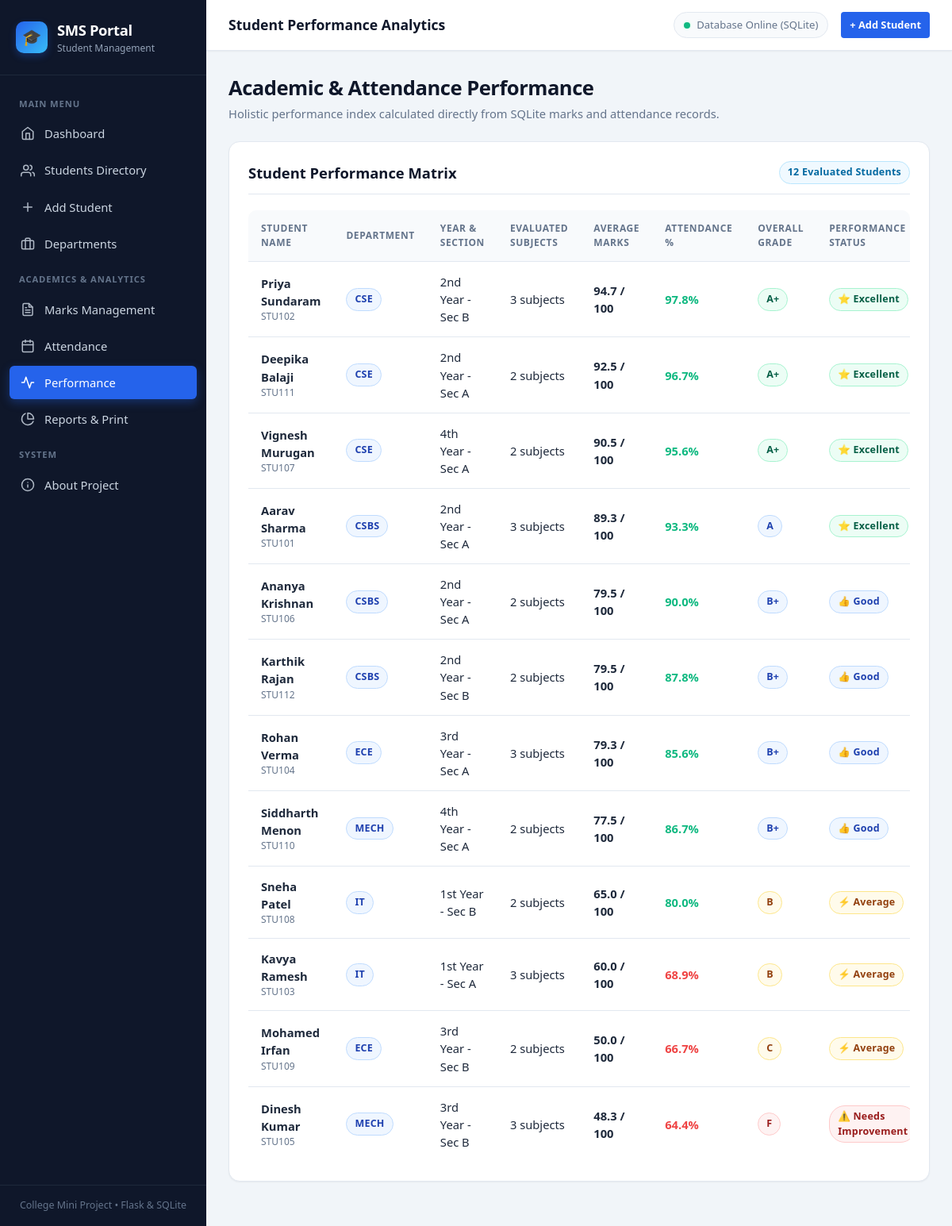
Screenshot of /performance with the database file from the repository.
### tables this page shows
CREATE TABLE students (
            student_id TEXT PRIMARY KEY,
            name TEXT NOT NULL,
            email TEXT NOT NULL UNIQUE,
            phone TEXT NOT NULL,
            gender TEXT NOT NULL,
            dob TEXT NOT NULL,
            department TEXT NOT NULL,
            year TEXT NOT NULL,
            section TEXT NOT NULL,
            address TEXT,
            admission_year TEXT NOT NULL,
            created_at TIMESTAMP DEFAULT CURRENT_TIMESTAMP,
            FOREIGN KEY (department) REFERENCES departments (department_id) ON UPDATE CASCADE
        );

### app.py (the view)
@app.route("/performance")
def performance_view():
    conn = get_db_connection()
    cursor = conn.cursor()
    cursor.execute("""
        SELECT s.student_id, s.name, s.department, s.year, s.section,
               COUNT(m.mark_id) as subjects_evaluated,
               COALESCE(AVG(m.total_mark), 0) as avg_marks,
               COALESCE(a.attendance_percentage, 0) as attendance_pct
        FROM students s
        LEFT JOIN marks m ON s.student_id = m.student_id
        LEFT JOIN attendance a ON s.student_id = a.student_id
        GROUP BY s.student_id
        ORDER BY avg_marks DESC
    """)
    rows = cursor.fetchall()
    performance_data = []
    for r in rows:
        avg_m = round(r["avg_marks"], 1)
        att_p = round(r["attendance_pct"], 1)
        grade = calculate_grade(avg_m) if r["subjects_evaluated"] > 0 else "N/A"
        status = calculate_performance_status(avg_m, att_p) if r["subjects_evaluated"] > 0 else "Incomplete"
        performance_data.append({
            "student_id": r["student_id"],
            "name": r["name"],
            "department": r["department"],
            "year": r["year"],
            "section": r["section"],
            "subjects_evaluated": r["subjects_evaluated"],
            "avg_marks": avg_m,
            "attendance_pct": att_p,
            "grade": grade,
            "status": status
        })
    conn.close()
    return render_template("performance.html", performance=performance_data)

### database/db.py (called while the page is built)
def get_db_connection():
    conn = sqlite3.connect(DB_PATH)
    conn.row_factory = sqlite3.Row
    conn.execute("PRAGMA foreign_keys = ON")
    return conn

def calculate_grade(total_mark):
    if total_mark >= 90:
        return "A+"
    elif total_mark >= 80:
        return "A"
    elif total_mark >= 70:
        return "B+"
    elif total_mark >= 60:
        return "B"
    elif total_mark >= 50:
        return "C"
    else:
        return "F"

def calculate_performance_status(avg_marks, attendance_pct):
    if avg_marks >= 85 and attendance_pct >= 85:
        return "Excellent"
    elif avg_marks >= 70 and attendance_pct >= 75:
        return "Good"
    elif avg_marks >= 50 and attendance_pct >= 65:
        return "Average"
    else:
        return "Needs Improvement"

### templates/performance.html (shortened to what this page needs)
{% extends "base.html" %}
{% block page_heading %}Student Performance Analytics{% endblock %}
{% block content %}
<div class="page-header">
  <div>
    <h1>Academic & Attendance Performance</h1>
    <p>Holistic performance index calculated directly from SQLite marks and attendance records.</p>
  </div>
</div>
<div class="card">
  <div class="card-header">
    <h3>Student Performance Matrix</h3>
    <span class="badge badge-info">{{ performance|length }} Evaluated Students</span>
  </div>
  <div class="table-responsive">
    <table class="custom-table">
      <thead>
        <tr>
          <th>Student Name</th>
          <th>Department</th>
          <th>Year & Section</th>
          <th>Evaluated Subjects</th>
          <th>Average Marks</th>
          <th>Attendance %</th>
          <th>Overall Grade</th>
          <th>Performance Status</th>
        </tr>
      </thead>
      <tbody>
        {% for p in performance %}
        <tr>
          <td>
            <strong>{{ p.name }}</strong>
            <div style="font-size: 0.75rem; color: var(--text-muted);">{{ p.student_id }}</div>
          </td>
          <td>
            <span class="badge badge-primary">{{ p.department }}</span>
          </td>
          <td>{{ p.year }} - Sec {{ p.section }}</td>
          <td>{{ p.subjects_evaluated }} subjects</td>
          <td>
            <strong>{{ p.avg_marks }} / 100</strong>
          </td>
          <td>
            <strong style="color: {% if p.attendance_pct >= 75 %}var(--success){% else %}var(--danger){% endif %};">
              {{ p.attendance_pct }}%
            </strong>
          </td>
          <td>
            {% if p.grade == 'A+' %}
              <span class="badge badge-success">{{ p.grade }}</span>
            {% elif p.grade in ['A', 'B+'] %}
              <span class="badge badge-primary">{{ p.grade }}</span>
            {% elif p.grade in ['B', 'C'] %}
              <span class="badge badge-warning">{{ p.grade }}</span>
            {% else %}
              <span class="badge badge-danger">{{ p.grade }}</span>
            {% endif %}
          </td>
          <td>
            {% if p.status == 'Excellent' %}
              <span class="badge badge-success">⭐ Excellent</span>
            {% elif p.status == 'Good' %}
              <span class="badge badge-primary">👍 Good</span>
            {% elif p.status == 'Average' %}
              <span class="badge badge-warning">⚡ Average</span>
            {% elif p.status == 'Needs Improvement' %}
              <span class="badge badge-danger">⚠️ Needs Improvement</span>
            {% else %}
              <span class="badge badge-info">{{ p.status }}</span>
            {% endif %}
          </td>
        </tr>
        {% else %}
        <tr>
          <td colspan="8" style="text-align: center; color: var(--text-muted); padding: 30px;">
            No student performance records available.
          </td>
        </tr>
        {% endfor %}
      </tbody>
    </table>
  </div>
</div>
{% endblock %}

### static/css/style.css (style rules this page uses)
:root { --bg-app: #f1f5f9; --bg-card: #ffffff; --bg-sidebar: #0f172a; --bg-sidebar-hover: #1e293b; --bg-sidebar-active: #2563eb; --primary: #2563eb; --primary-light: #eff6ff; --primary-hover: #1d4ed8; --navy: #0f172a; --navy-muted: #64748b; --text-main: #1e293b; --text-muted: #64748b; --text-light: #94a3b8; --text-sidebar: #cbd5e1; --success: #10b981; --success-bg: #ecfdf5; --warning: #f59e0b; --warning-bg: #fffbeb; --danger: #ef4444; --danger-bg: #fef2f2; --info: #0ea5e9; --info-bg: #f0f9ff; --border-color: #e2e8f0; --border-radius-sm: 6px; --border-radius: 10px; --border-radius-lg: 14px; --shadow-sm: 0 1px 2px 0 rgba(0, 0, 0, 0.05); --shadow-md: 0 4px 6px -1px rgba(0, 0, 0, 0.08), 0 2px 4px -2px rgba(0, 0, 0, 0.05); --shadow-lg: 0 10px 15px -3px rgba(0, 0, 0, 0.08), 0 4px 6px -4px rgba(0, 0, 0, 0.04); --shadow-hover: 0 12px 20px -3px rgba(37, 99, 235, 0.12); --transition-fast: 0.15s ease; --transition-normal: 0.25s ease; }
*, *::before, *::after { box-sizing: border-box; margin: 0; padding: 0; }
body { font-family: 'Segoe UI', system-ui, -apple-system, BlinkMacSystemFont, Roboto, sans-serif; background-color: var(--bg-app); color: var(--text-main); line-height: 1.5; -webkit-font-smoothing: antialiased; }
.page-header { display: flex; align-items: center; justify-content: space-between; margin-bottom: 24px; flex-wrap: wrap; gap: 16px; }
.page-header h1 { font-size: 1.6rem; font-weight: 700; color: var(--navy); letter-spacing: -0.02em; }
.page-header p { color: var(--text-muted); font-size: 0.92rem; margin-top: 2px; }
.card { background: var(--bg-card); border-radius: var(--border-radius-lg); border: 1px solid var(--border-color); box-shadow: var(--shadow-sm); padding: 24px; margin-bottom: 28px; }
.card-header { display: flex; align-items: center; justify-content: space-between; margin-bottom: 20px; padding-bottom: 12px; border-bottom: 1px solid var(--border-color); }
.card-header h3 { font-size: 1.15rem; font-weight: 700; color: var(--navy); }
.table-responsive { width: 100%; overflow-x: auto; border-radius: var(--border-radius); }
.custom-table { width: 100%; border-collapse: collapse; text-align: left; font-size: 0.92rem; }
.custom-table th { background-color: #f8fafc; color: var(--text-muted); font-weight: 600; text-transform: uppercase; font-size: 0.75rem; letter-spacing: 0.05em; padding: 14px 16px; border-bottom: 1px solid var(--border-color); }
.custom-table td { padding: 14px 16px; border-bottom: 1px solid var(--border-color); color: var(--text-main); vertical-align: middle; }
.custom-table tbody tr { transition: background-color var(--transition-fast); }
.custom-table tbody tr:last-child td { border-bottom: none; }
.badge { display: inline-flex; align-items: center; gap: 5px; padding: 4px 10px; border-radius: 20px; font-size: 0.78rem; font-weight: 600; letter-spacing: 0.02em; }
.badge-success { background-color: var(--success-bg); color: #065f46; border: 1px solid #a7f3d0; }
.badge-warning { background-color: var(--warning-bg); color: #92400e; border: 1px solid #fde68a; }
.badge-danger { background-color: var(--danger-bg); color: #991b1b; border: 1px solid #fecaca; }
.badge-info { background-color: var(--info-bg); color: #0369a1; border: 1px solid #bae6fd; }
.badge-primary { background-color: var(--primary-light); color: #1e40af; border: 1px solid #bfdbfe; }

### rows the page displays
students: name "Priya Sundaram", student_id "STU102", department "CSE", year "2nd Year", section "B", subjects_evaluated "3", avg_marks "94.7", attendance_pct "97.8", grade "A+", shows "⭐ Excellent"
students: name "Deepika Balaji", student_id "STU111", department "CSE", year "2nd Year", section "A", subjects_evaluated "2", avg_marks "92.5", attendance_pct "96.7", grade "A+", shows "⭐ Excellent"
students: name "Vignesh Murugan", student_id "STU107", department "CSE", year "4th Year", section "A", subjects_evaluated "2", avg_marks "90.5", attendance_pct "95.6", grade "A+", shows "⭐ Excellent"
students: name "Aarav Sharma", student_id "STU101", department "CSBS", year "2nd Year", section "A", subjects_evaluated "3", avg_marks "89.3", attendance_pct "93.3", grade "A", shows "⭐ Excellent"
students: name "Ananya Krishnan", student_id "STU106", department "CSBS", year "2nd Year", section "A", subjects_evaluated "2", avg_marks "79.5", attendance_pct "90.0", grade "B+", shows "👍 Good"
students: name "Karthik Rajan", student_id "STU112", department "CSBS", year "2nd Year", section "B", subjects_evaluated "2", avg_marks "79.5", attendance_pct "87.8", grade "B+", shows "👍 Good"
students: name "Rohan Verma", student_id "STU104", department "ECE", year "3rd Year", section "A", subjects_evaluated "3", avg_marks "79.3", attendance_pct "85.6", grade "B+", shows "👍 Good"
students: name "Siddharth Menon", student_id "STU110", department "MECH", year "4th Year", section "A", subjects_evaluated "2", avg_marks "77.5", attendance_pct "86.7", grade "B+", shows "👍 Good"
students: name "Sneha Patel", student_id "STU108", department "IT", year "1st Year", section "B", subjects_evaluated "2", avg_marks "65.0", attendance_pct "80.0", grade "B", shows "⚡ Average"
students: name "Kavya Ramesh", student_id "STU103", department "IT", year "1st Year", section "A", subjects_evaluated "3", avg_marks "60.0", attendance_pct "68.9", grade "B", shows "⚡ Average"
students: name "Mohamed Irfan", student_id "STU109", department "ECE", year "3rd Year", section "B", subjects_evaluated "2", avg_marks "50.0", attendance_pct "66.7", grade "C", shows "⚡ Average"
students: name "Dinesh Kumar", student_id "STU105", department "MECH", year "3rd Year", section "B", subjects_evaluated "3", avg_marks "48.3", attendance_pct "64.4", grade "F", shows "⚠️ Needs Improvement"

### other values shown
{{ performance|length }} "12"
